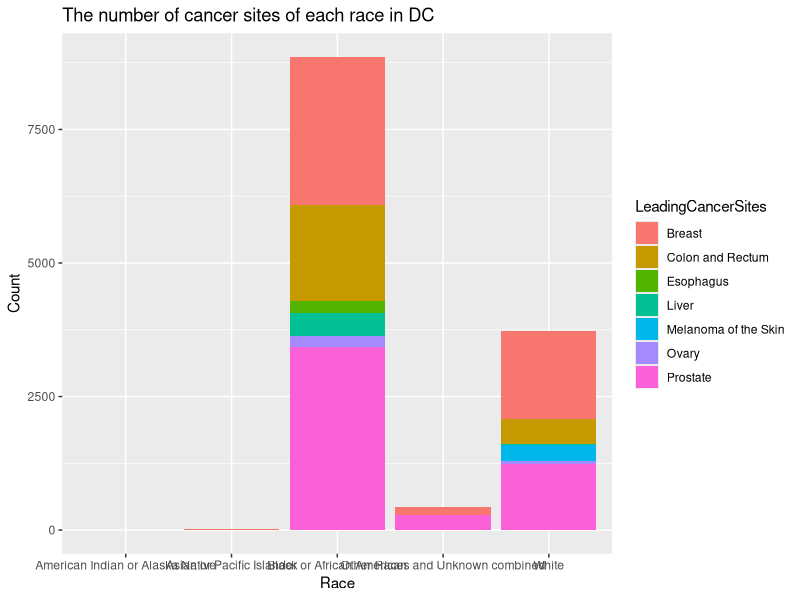
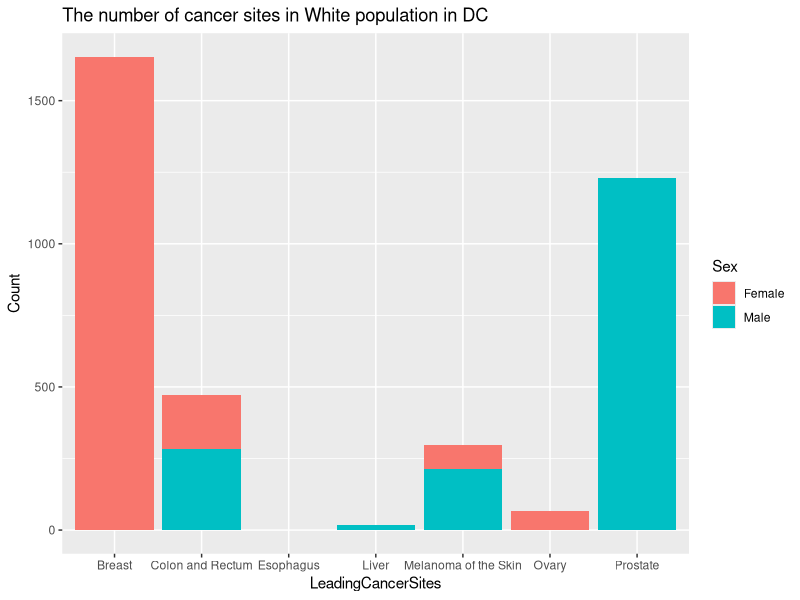

Write R code to recreate these figures, in order.
library(ggplot2)
data = read.csv('USA_Cancer_Stats_1999_2012_CDC_orgSite_New.csv')

# select DC
df_dc = subset(data, data['State']=='District of Columbia')
ggplot(df_dc, aes(x=Race,y=Count,fill=LeadingCancerSites)) + geom_bar(stat='identity') + labs(title='The number of cancer sites of each race in DC') 
# selcet Race
white_df_dc = subset(df_dc, df_dc['Race']=='White')
ggplot(white_df_dc, aes(x=LeadingCancerSites,y=Count,fill=Sex)) + geom_bar(stat='identity')  + labs(title='The number of cancer sites in White population in DC') 
